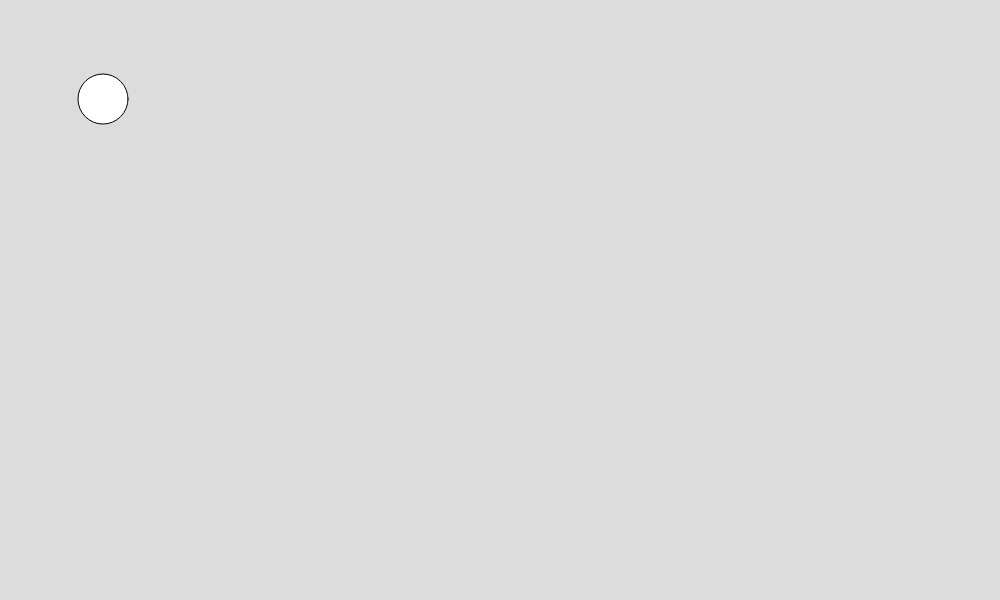
Frame 1 (no input)
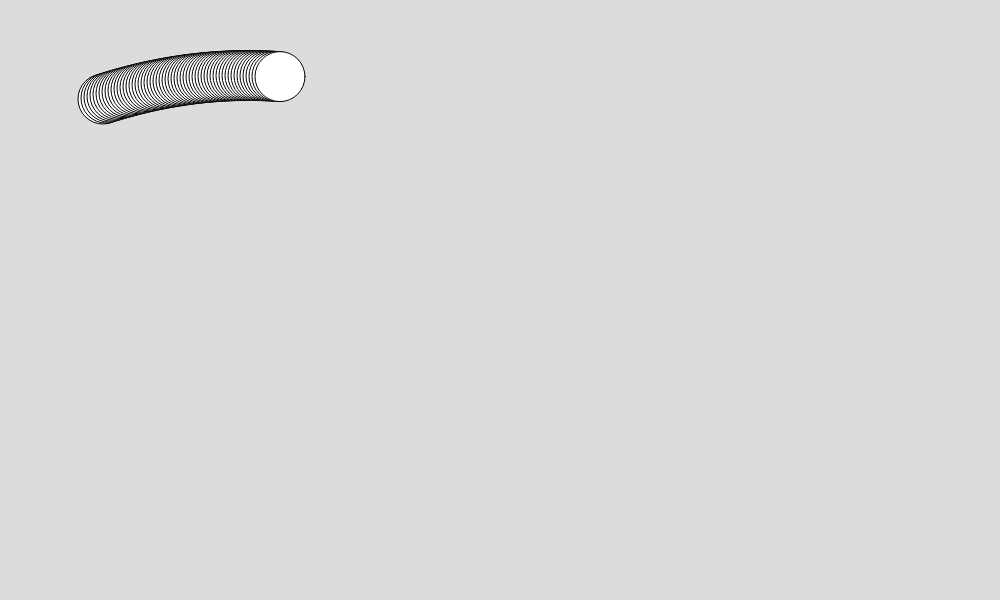
Frame 60 (no input)
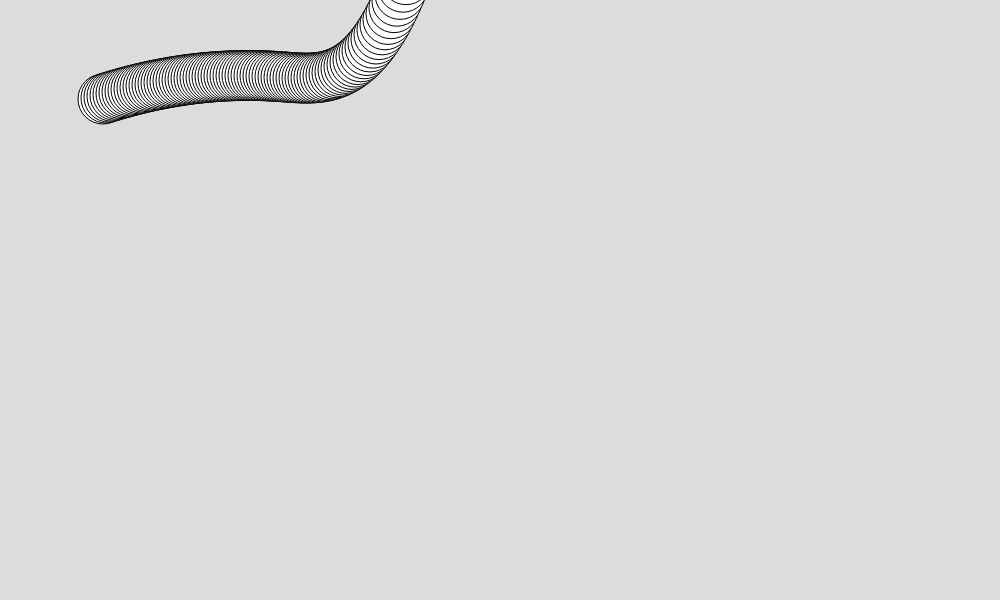
Frame 120 (the mouse pressed at the canvas centre since frame 60)

The p5.js sketch that drew these frames (run headless with seeded random() and noise() and a simulated clock; from frame 60 on, the mouse is pressed at the canvas centre):

// p5.js sketch
// ── sketch.js
// Fall med luftmotstand

class Ball {
  constructor(x, y, d) {
    this.x = x;
    this.y = y;
    this.d = d;
  }

  tegn() {
    circle(this.x, this.y, this.d);
  }
}

// Init
let b1 = new Ball(100, 100, 50);

let g = 0.02;
let v = -1;
let x = 100;
let y = 100;
let m = 2;

function setup() {
  createCanvas(1000, 600);
  background(220);
}

function draw() {
  v += g;
  b1.x += 3;
  b1.y += v;
  b1.tegn();
  if(mouseButton) {
    g -= 0.01;
  }
}
